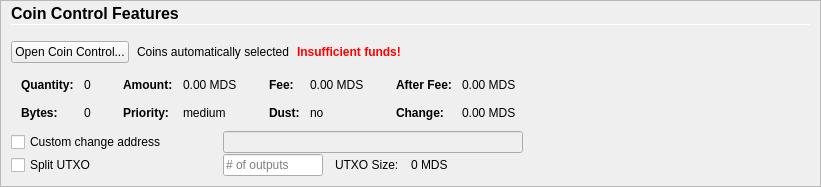
         <widget class="QFrame" name="frameCoinControl">
          <property name="sizePolicy">
           <sizepolicy hsizetype="Expanding" vsizetype="Expanding">
            <horstretch>0</horstretch>
            <verstretch>0</verstretch>
           </sizepolicy>
          </property>
          <property name="maximumSize">
           <size>
            <width>16777215</width>
            <height>16777215</height>
           </size>
          </property>
          <property name="frameShape">
           <enum>QFrame::StyledPanel</enum>
          </property>
          <property name="frameShadow">
           <enum>QFrame::Sunken</enum>
          </property>
          <layout class="QVBoxLayout" name="verticalLayoutCoinControl2">
           <property name="spacing">
            <number>0</number>
           </property>
           <property name="leftMargin">
            <number>0</number>
           </property>
           <property name="topMargin">
            <number>0</number>
           </property>
           <property name="rightMargin">
            <number>0</number>
           </property>
           <property name="bottomMargin">
            <number>0</number>
           </property>
           <item>
            <widget class="QFrame" name="frameCoinControl_BG">
             <layout class="QVBoxLayout" name="verticalLayoutCoinControl" stretch="0,0,0,0,0,0">
              <property name="spacing">
               <number>1</number>
              </property>
              <property name="leftMargin">
               <number>10</number>
              </property>
              <property name="topMargin">
               <number>2</number>
              </property>
              <item>
               <layout class="QHBoxLayout" name="horizontalLayoutCoinControl1">
                <property name="bottomMargin">
                 <number>15</number>
                </property>
                <item>
                 <layout class="QVBoxLayout" name="verticalLayout_3">
                  <property name="spacing">
                   <number>1</number>
                  </property>
                  <item>
                   <widget class="QLabel" name="labelCoinControlFeatures">
                    <property name="sizePolicy">
                     <sizepolicy hsizetype="Preferred" vsizetype="Maximum">
                      <horstretch>0</horstretch>
                      <verstretch>0</verstretch>
                     </sizepolicy>
                    </property>
                    <property name="minimumSize">
                     <size>
                      <width>0</width>
                      <height>20</height>
                     </size>
                    </property>
                    <property name="font">
                     <font>
                      <pointsize>12</pointsize>
                      <weight>75</weight>
                      <bold>true</bold>
                     </font>
                    </property>
                    <property name="styleSheet">
                     <string notr="true">font-weight:bold;</string>
                    </property>
                    <property name="text">
                     <string>Coin Control Features</string>
                    </property>
                   </widget>
                  </item>
                  <item>
                   <widget class="Line" name="line">
                    <property name="minimumSize">
                     <size>
                      <width>0</width>
                      <height>1</height>
                     </size>
                    </property>
                    <property name="maximumSize">
                     <size>
                      <width>16777215</width>
                      <height>1</height>
                     </size>
                    </property>
                    <property name="orientation">
                     <enum>Qt::Horizontal</enum>
                    </property>
                   </widget>
                  </item>
                 </layout>
                </item>
               </layout>
              </item>
              <item>
               <layout class="QHBoxLayout" name="horizontalLayoutCoinControl2" stretch="0,0,0,0">
                <property name="spacing">
                 <number>8</number>
                </property>
                <property name="bottomMargin">
                 <number>10</number>
                </property>
                <item>
                 <widget class="QPushButton" name="pushButtonCoinControl">
                  <property name="styleSheet">
                   <string notr="true"/>
                  </property>
                  <property name="text">
                   <string>Open Coin Control...</string>
                  </property>
                  <property name="autoDefault">
                   <bool>false</bool>
                  </property>
                 </widget>
                </item>
                <item>
                 <widget class="QLabel" name="labelCoinControlAutomaticallySelected">
                  <property name="text">
                   <string>Coins automatically selected</string>
                  </property>
                  <property name="margin">
                   <number>5</number>
                  </property>
                 </widget>
                </item>
                <item>
                 <widget class="QLabel" name="labelCoinControlInsuffFunds">
                  <property name="font">
                   <font>
                    <weight>75</weight>
                    <bold>true</bold>
                   </font>
                  </property>
                  <property name="styleSheet">
                   <string notr="true">color:red;font-weight:bold;</string>
                  </property>
                  <property name="text">
                   <string>Insufficient funds!</string>
                  </property>
                  <property name="margin">
                   <number>5</number>
                  </property>
                 </widget>
                </item>
                <item>
                 <spacer name="horizontalSpacerCoinControl">
                  <property name="orientation">
                   <enum>Qt::Horizontal</enum>
                  </property>
                  <property name="sizeHint" stdset="0">
                   <size>
                    <width>40</width>
                    <height>1</height>
                   </size>
                  </property>
                 </spacer>
                </item>
               </layout>
              </item>
              <item>
               <widget class="QWidget" name="widgetCoinControl" native="true">
                <property name="sizePolicy">
                 <sizepolicy hsizetype="Preferred" vsizetype="Preferred">
                  <horstretch>0</horstretch>
                  <verstretch>0</verstretch>
                 </sizepolicy>
                </property>
                <property name="minimumSize">
                 <size>
                  <width>0</width>
                  <height>0</height>
                 </size>
                </property>
                <property name="styleSheet">
                 <string notr="true"/>
                </property>
                <layout class="QHBoxLayout" name="horizontalLayoutCoinControl5">
                 <property name="leftMargin">
                  <number>0</number>
                 </property>
                 <property name="topMargin">
                  <number>0</number>
                 </property>
                 <property name="rightMargin">
                  <number>0</number>
                 </property>
                 <property name="bottomMargin">
                  <number>0</number>
                 </property>
                 <item>
                  <layout class="QHBoxLayout" name="horizontalLayoutCoinControl3" stretch="0,0,0,1">
                   <property name="spacing">
                    <number>20</number>
                   </property>
                   <property name="topMargin">
                    <number>0</number>
                   </property>
                   <property name="bottomMargin">
                    <number>10</number>
                   </property>
                   <item>
                    <layout class="QFormLayout" name="formLayoutCoinControl1">
                     <property name="horizontalSpacing">
                      <number>10</number>
                     </property>
                     <property name="verticalSpacing">
                      <number>14</number>
                     </property>
                     <property name="leftMargin">
                      <number>10</number>
                     </property>
                     <property name="topMargin">
                      <number>4</number>
                     </property>
                     <property name="rightMargin">
                      <number>6</number>
                     </property>
                     <item row="0" column="0">
                      <widget class="QLabel" name="labelCoinControlQuantityText">
                       <property name="font">
                        <font>
                         <weight>75</weight>
                         <bold>true</bold>
                        </font>
                       </property>
                       <property name="text">
                        <string>Quantity:</string>
                       </property>
                       <property name="margin">
                        <number>0</number>
                       </property>
                      </widget>
                     </item>
                     <item row="0" column="1">
                      <widget class="QLabel" name="labelCoinControlQuantity">
                       <property name="cursor">
                        <cursorShape>IBeamCursor</cursorShape>
                       </property>
                       <property name="contextMenuPolicy">
                        <enum>Qt::ActionsContextMenu</enum>
                       </property>
                       <property name="text">
                        <string notr="true">0</string>
                       </property>
                       <property name="margin">
                        <number>0</number>
                       </property>
                       <property name="textInteractionFlags">
                        <set>Qt::LinksAccessibleByMouse|Qt::TextSelectableByKeyboard|Qt::TextSelectableByMouse</set>
                       </property>
                      </widget>
                     </item>
                     <item row="1" column="0">
                      <widget class="QLabel" name="labelCoinControlBytesText">
                       <property name="font">
                        <font>
                         <weight>75</weight>
                         <bold>true</bold>
                        </font>
                       </property>
                       <property name="text">
                        <string>Bytes:</string>
                       </property>
                      </widget>
                     </item>
                     <item row="1" column="1">
                      <widget class="QLabel" name="labelCoinControlBytes">
                       <property name="cursor">
                        <cursorShape>IBeamCursor</cursorShape>
                       </property>
                       <property name="contextMenuPolicy">
                        <enum>Qt::ActionsContextMenu</enum>
                       </property>
                       <property name="text">
                        <string notr="true">0</string>
                       </property>
                       <property name="textInteractionFlags">
                        <set>Qt::LinksAccessibleByMouse|Qt::TextSelectableByKeyboard|Qt::TextSelectableByMouse</set>
                       </property>
                      </widget>
                     </item>
                    </layout>
                   </item>
                   <item>
                    <layout class="QFormLayout" name="formLayoutCoinControl2">
                     <property name="horizontalSpacing">
                      <number>10</number>
                     </property>
                     <property name="verticalSpacing">
                      <number>14</number>
                     </property>
                     <property name="leftMargin">
                      <number>6</number>
                     </property>
                     <property name="topMargin">
                      <number>4</number>
                     </property>
                     <property name="rightMargin">
                      <number>6</number>
                     </property>
                     <item row="0" column="0">
                      <widget class="QLabel" name="labelCoinControlAmountText">
                       <property name="font">
                        <font>
                         <weight>75</weight>
                         <bold>true</bold>
                        </font>
                       </property>
                       <property name="text">
                        <string>Amount:</string>
                       </property>
                       <property name="margin">
                        <number>0</number>
                       </property>
                      </widget>
                     </item>
                     <item row="0" column="1">
                      <widget class="QLabel" name="labelCoinControlAmount">
                       <property name="cursor">
                        <cursorShape>IBeamCursor</cursorShape>
                       </property>
                       <property name="contextMenuPolicy">
                        <enum>Qt::ActionsContextMenu</enum>
                       </property>
                       <property name="text">
                        <string notr="true">0.00 MDS</string>
                       </property>
                       <property name="textInteractionFlags">
                        <set>Qt::LinksAccessibleByMouse|Qt::TextSelectableByKeyboard|Qt::TextSelectableByMouse</set>
                       </property>
                      </widget>
                     </item>
                     <item row="1" column="0">
                      <widget class="QLabel" name="labelCoinControlPriorityText">
                       <property name="font">
                        <font>
                         <weight>75</weight>
                         <bold>true</bold>
                        </font>
                       </property>
                       <property name="text">
                        <string>Priority:</string>
                       </property>
                      </widget>
                     </item>
                     <item row="1" column="1">
                      <widget class="QLabel" name="labelCoinControlPriority">
                       <property name="cursor">
                        <cursorShape>IBeamCursor</cursorShape>
                       </property>
                       <property name="contextMenuPolicy">
                        <enum>Qt::ActionsContextMenu</enum>
                       </property>
                       <property name="text">
                        <string>medium</string>
                       </property>
                       <property name="textInteractionFlags">
                        <set>Qt::LinksAccessibleByMouse|Qt::TextSelectableByKeyboard|Qt::TextSelectableByMouse</set>
                       </property>
                      </widget>
                     </item>
                    </layout>
                   </item>
                   <item>
                    <layout class="QFormLayout" name="formLayoutCoinControl3">
                     <property name="horizontalSpacing">
                      <number>10</number>
                     </property>
                     <property name="verticalSpacing">
                      <number>14</number>
                     </property>
                     <property name="leftMargin">
                      <number>6</number>
                     </property>
                     <property name="topMargin">
                      <number>4</number>
                     </property>
                     <property name="rightMargin">
                      <number>6</number>
                     </property>
                     <item row="0" column="0">
                      <widget class="QLabel" name="labelCoinControlFeeText">
                       <property name="font">
                        <font>
                         <weight>75</weight>
                         <bold>true</bold>
                        </font>
                       </property>
                       <property name="text">
                        <string>Fee:</string>
                       </property>
                       <property name="margin">
                        <number>0</number>
                       </property>
                      </widget>
                     </item>
                     <item row="0" column="1">
                      <widget class="QLabel" name="labelCoinControlFee">
                       <property name="cursor">
                        <cursorShape>IBeamCursor</cursorShape>
                       </property>
                       <property name="contextMenuPolicy">
                        <enum>Qt::ActionsContextMenu</enum>
                       </property>
                       <property name="text">
                        <string notr="true">0.00 MDS</string>
                       </property>
                       <property name="textInteractionFlags">
                        <set>Qt::LinksAccessibleByMouse|Qt::TextSelectableByKeyboard|Qt::TextSelectableByMouse</set>
                       </property>
                      </widget>
                     </item>
                     <item row="1" column="0">
                      <widget class="QLabel" name="labelCoinControlLowOutputText">
                       <property name="font">
                        <font>
                         <weight>75</weight>
                         <bold>true</bold>
                        </font>
                       </property>
                       <property name="text">
                        <string>Dust:</string>
                       </property>
                      </widget>
                     </item>
                     <item row="1" column="1">
                      <widget class="QLabel" name="labelCoinControlLowOutput">
                       <property name="cursor">
                        <cursorShape>IBeamCursor</cursorShape>
                       </property>
                       <property name="contextMenuPolicy">
                        <enum>Qt::ActionsContextMenu</enum>
                       </property>
                       <property name="text">
                        <string>no</string>
                       </property>
                       <property name="textInteractionFlags">
                        <set>Qt::LinksAccessibleByMouse|Qt::TextSelectableByKeyboard|Qt::TextSelectableByMouse</set>
                       </property>
                      </widget>
                     </item>
                    </layout>
                   </item>
                   <item>
                    <layout class="QFormLayout" name="formLayoutCoinControl4">
                     <property name="horizontalSpacing">
                      <number>10</number>
                     </property>
                     <property name="verticalSpacing">
                      <number>14</number>
                     </property>
                     <property name="leftMargin">
                      <number>6</number>
                     </property>
                     <property name="topMargin">
                      <number>4</number>
                     </property>
                     <property name="rightMargin">
                      <number>6</number>
                     </property>
                     <item row="0" column="0">
                      <widget class="QLabel" name="labelCoinControlAfterFeeText">
                       <property name="font">
                        <font>
                         <weight>75</weight>
                         <bold>true</bold>
                        </font>
                       </property>
                       <property name="text">
                        <string>After Fee:</string>
                       </property>
                       <property name="margin">
                        <number>0</number>
                       </property>
                      </widget>
                     </item>
                     <item row="0" column="1">
                      <widget class="QLabel" name="labelCoinControlAfterFee">
                       <property name="cursor">
                        <cursorShape>IBeamCursor</cursorShape>
                       </property>
                       <property name="contextMenuPolicy">
                        <enum>Qt::ActionsContextMenu</enum>
                       </property>
                       <property name="text">
                        <string notr="true">0.00 MDS</string>
                       </property>
                       <property name="textInteractionFlags">
                        <set>Qt::LinksAccessibleByMouse|Qt::TextSelectableByKeyboard|Qt::TextSelectableByMouse</set>
                       </property>
                      </widget>
                     </item>
                     <item row="1" column="0">
                      <widget class="QLabel" name="labelCoinControlChangeText">
                       <property name="font">
                        <font>
                         <weight>75</weight>
                         <bold>true</bold>
                        </font>
                       </property>
                       <property name="text">
                        <string>Change:</string>
                       </property>
                      </widget>
                     </item>
                     <item row="1" column="1">
                      <widget class="QLabel" name="labelCoinControlChange">
                       <property name="cursor">
                        <cursorShape>IBeamCursor</cursorShape>
                       </property>
                       <property name="contextMenuPolicy">
                        <enum>Qt::ActionsContextMenu</enum>
                       </property>
                       <property name="text">
                        <string notr="true">0.00 MDS</string>
                       </property>
                       <property name="textInteractionFlags">
                        <set>Qt::LinksAccessibleByMouse|Qt::TextSelectableByKeyboard|Qt::TextSelectableByMouse</set>
                       </property>
                      </widget>
                     </item>
                    </layout>
                   </item>
                  </layout>
                 </item>
                </layout>
               </widget>
              </item>
              <item>
               <layout class="QHBoxLayout" name="horizontalLayoutCoinControl4">
                <property name="spacing">
                 <number>12</number>
                </property>
                <property name="sizeConstraint">
                 <enum>QLayout::SetDefaultConstraint</enum>
                </property>
                <property name="topMargin">
                 <number>0</number>
                </property>
                <property name="rightMargin">
                 <number>0</number>
                </property>
                <item>
                 <widget class="QCheckBox" name="checkBoxCoinControlChange">
                  <property name="sizePolicy">
                   <sizepolicy hsizetype="Preferred" vsizetype="Preferred">
                    <horstretch>0</horstretch>
                    <verstretch>0</verstretch>
                   </sizepolicy>
                  </property>
                  <property name="minimumSize">
                   <size>
                    <width>200</width>
                    <height>0</height>
                   </size>
                  </property>
                  <property name="maximumSize">
                   <size>
                    <width>200</width>
                    <height>16777215</height>
                   </size>
                  </property>
                  <property name="toolTip">
                   <string>If this is activated, but the change address is empty or invalid, change will be sent to a newly generated address.</string>
                  </property>
                  <property name="text">
                   <string>Custom change address</string>
                  </property>
                 </widget>
                </item>
                <item>
                 <widget class="QValidatedLineEdit" name="lineEditCoinControlChange">
                  <property name="enabled">
                   <bool>false</bool>
                  </property>
                  <property name="sizePolicy">
                   <sizepolicy hsizetype="Preferred" vsizetype="Preferred">
                    <horstretch>0</horstretch>
                    <verstretch>0</verstretch>
                   </sizepolicy>
                  </property>
                  <property name="minimumSize">
                   <size>
                    <width>300</width>
                    <height>0</height>
                   </size>
                  </property>
                 </widget>
                </item>
                <item>
                 <widget class="QLabel" name="labelCoinControlChangeLabel">
                  <property name="sizePolicy">
                   <sizepolicy hsizetype="Preferred" vsizetype="Preferred">
                    <horstretch>0</horstretch>
                    <verstretch>0</verstretch>
                   </sizepolicy>
                  </property>
                  <property name="minimumSize">
                   <size>
                    <width>100</width>
                    <height>0</height>
                   </size>
                  </property>
                  <property name="text">
                   <string/>
                  </property>
                  <property name="margin">
                   <number>3</number>
                  </property>
                 </widget>
                </item>
               </layout>
              </item>
              <item>
               <layout class="QHBoxLayout" name="horizontalLayoutCoinControl6">
                <property name="spacing">
                 <number>12</number>
                </property>
                <property name="rightMargin">
                 <number>0</number>
                </property>
                <item>
                 <widget class="QCheckBox" name="splitBlockCheckBox">
                  <property name="sizePolicy">
                   <sizepolicy hsizetype="Preferred" vsizetype="Preferred">
                    <horstretch>0</horstretch>
                    <verstretch>0</verstretch>
                   </sizepolicy>
                  </property>
                  <property name="minimumSize">
                   <size>
                    <width>200</width>
                    <height>0</height>
                   </size>
                  </property>
                  <property name="maximumSize">
                   <size>
                    <width>200</width>
                    <height>16777215</height>
                   </size>
                  </property>
                  <property name="text">
                   <string>Split UTXO</string>
                  </property>
                 </widget>
                </item>
                <item>
                 <widget class="QLineEdit" name="splitBlockLineEdit">
                  <property name="sizePolicy">
                   <sizepolicy hsizetype="Preferred" vsizetype="Preferred">
                    <horstretch>50</horstretch>
                    <verstretch>0</verstretch>
                   </sizepolicy>
                  </property>
                  <property name="minimumSize">
                   <size>
                    <width>100</width>
                    <height>0</height>
                   </size>
                  </property>
                  <property name="maximumSize">
                   <size>
                    <width>100</width>
                    <height>16777215</height>
                   </size>
                  </property>
                  <property name="placeholderText">
                   <string># of outputs</string>
                  </property>
                 </widget>
                </item>
                <item>
                 <widget class="QLabel" name="labelBlockSizeText">
                  <property name="text">
                   <string>UTXO Size:</string>
                  </property>
                 </widget>
                </item>
                <item>
                 <widget class="QLabel" name="labelBlockSize">
                  <property name="text">
                   <string>0 MDS</string>
                  </property>
                 </widget>
                </item>
                <item>
                 <spacer name="horizontalSpacer_7">
                  <property name="orientation">
                   <enum>Qt::Horizontal</enum>
                  </property>
                  <property name="sizeHint" stdset="0">
                   <size>
                    <width>40</width>
                    <height>20</height>
                   </size>
                  </property>
                 </spacer>
                </item>
               </layout>
              </item>
              <item>
               <spacer name="verticalSpacerCoinControl">
                <property name="orientation">
                 <enum>Qt::Vertical</enum>
                </property>
                <property name="sizeHint" stdset="0">
                 <size>
                  <width>800</width>
                  <height>1</height>
                 </size>
                </property>
               </spacer>
              </item>
             </layout>
            </widget>
           </item>
          </layout>
         </widget>
